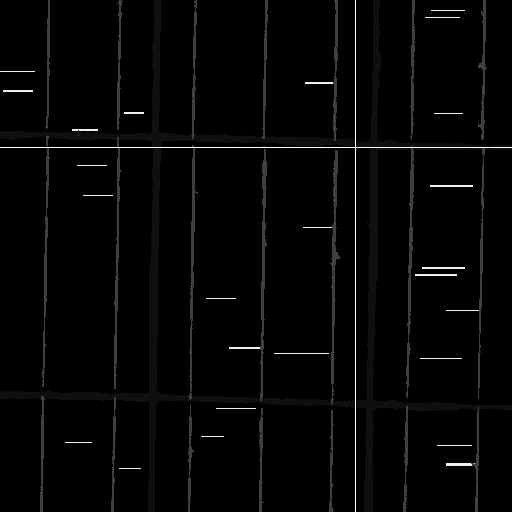
#> input picture team_2026-11-12_frontier/benchmark/out/masks_v11/masks/ARTS_00001_r4_c4.png, 512 x 512 px
$ python -i t5_precheck.py   (imports and definitions only)
#> lines starting #> are read from the running program, lines starting #| are printed output that depends on the picture; after the words box and inside, x2 and y2 are one past the last pixel; in counts of white or black regions, pixels touching at a corner belong together
#> further down, picture is the input picture: shape (512, 512); min 0, max 16, mean 0.32
"""T5 CPU pre-checks on the 532 cv5v2 pool cells (train + val; no test50, no e1).
A) stride quantisation ceiling for crack: best block-wise (2x2 / 4x4 aligned) reconstruction IoU of the GT.
B) single-channel cue separability: pixel AUROC crack vs negatives, overall, vs line-like structures, and on
   low-contrast crack px; per source for raw and the best cues.
"""
import sys, os, numpy as np
from PIL import Image
from scipy import ndimage as ndi
from skimage.filters import frangi

BENCH = os.path.expanduser("~/mtp/research/team_2026-11-12_frontier/benchmark")
IMG = os.path.expanduser("~/mtp/datasets/BenchmarkELimages/dataset_20211104")
# [1 line not run here, left out]
# [1 line that did not run here, left out]
# [1 line that did not run here, left out]
# [2 lines not run here, left out]

def img_path(stem):
    for d in ("images_train_original", "images_val"):
        p = f"{IMG}/{d}/{stem}.png"
        if os.path.exists(p):
            return p
    raise FileNotFoundError(stem)

CRACK, PAD, IGN = 14, 7, 255
LINES = (4, 5, 9, 15)  # ribbons, border, busbars, gridline

# ---------- A) quantisation ceiling ----------
qa = {}
# [3 lines not run here, left out]
gt_total = 0
# [16 lines not run here, left out]

# ---------- B) cue separability ----------
def liot_dark(I):
    """LIOT-style contrast-invariant count: number of the 32 (4 dirs x d=1..8) neighbours brighter than p."""
    P = np.pad(I, 8, mode="edge"); n = np.zeros(I.shape, np.int16)
    for d in range(1, 9):
        for dy, dx in ((0, -d), (0, d), (-d, 0), (d, 0)):
            n += (P[8 + dy:8 + dy + 512, 8 + dx:8 + dx + 512] > I)
    return n.astype(np.float32)

def hessian_ridge(I):
    out = np.zeros(I.shape, np.float32)
    for s in (1.0, 1.5, 2.0, 3.0):
        hxx = ndi.gaussian_filter(I, s, order=(0, 2)); hyy = ndi.gaussian_filter(I, s, order=(2, 0))
        hxy = ndi.gaussian_filter(I, s, order=(1, 1))
        tr = hxx + hyy; det = np.sqrt((hxx - hyy) ** 2 + 4 * hxy ** 2)
        l_hi = 0.5 * (tr + det)  # largest eigenvalue: positive across a dark line
        out = np.maximum(out, s * s * np.clip(l_hi, 0, None))
    return out

def notch(I):
    """Zero strong periodic peaks on the two frequency axes (finger / busbar periodicity), keep DC band."""
    F = np.fft.fft2(I); A = np.abs(F); M = np.ones_like(A)
    for axis in (0, 1):
        line = A[:, 0] if axis == 0 else A[0, :]
        med = np.median(line[4:-4]) + 1e-6
        idx = np.where(line > 5 * med)[0]
        idx = idx[(idx >= 4) & (idx <= 512 - 4)]
        for j in idx:
            if axis == 0:
                M[j, :] = 0
            else:
                M[:, j] = 0
    M[:4, :4] = M[:4, -4:] = M[-4:, :4] = M[-4:, -4:] = 1
    return np.real(np.fft.ifft2(F * M)).astype(np.float32)

def cues(I):
    I = I.astype(np.float32)
    med = ndi.median_filter(I, 15) + 1.0
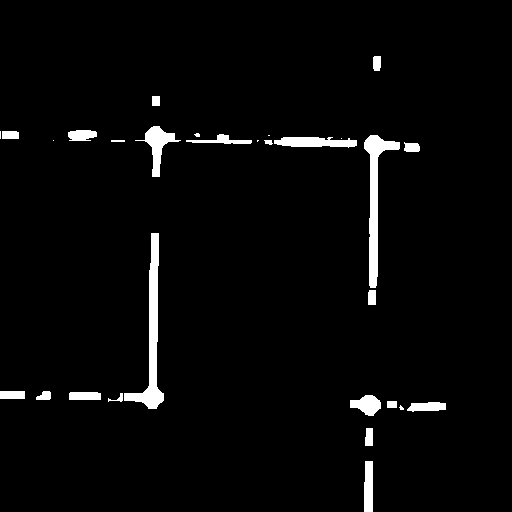
#> med: shape (512, 512) float32; values 1 (black) and 2 (white), 3.1% white; 29 white regions (7 under 20 px), largest, box (x1, y1, x2, y2) and area: (124, 233, 164, 409) 1832, (364, 135, 400, 288) 1585, (135, 126, 181, 177) 716
    clos = ndi.grey_closing(I, size=(9, 9))
    bc = ndi.zoom(ndi.maximum_filter(I, 8)[4::8, 4::8], 8, order=1)[:512, :512]
    J = notch(I)
#> in notch, `A = np.abs(F)`:
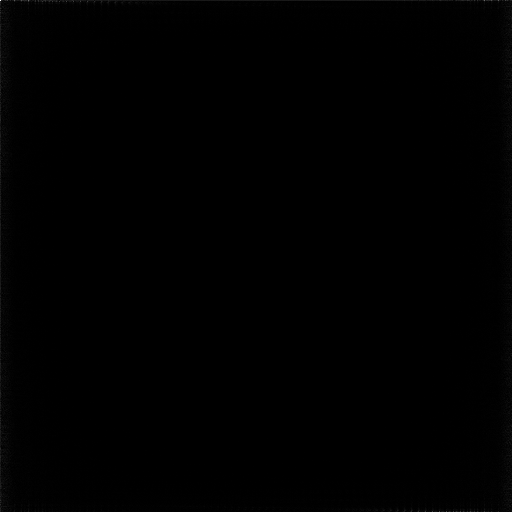
#> A: shape (512, 512) float64; min 0.392, max 83832, mean 290.6; drawn with min black and max white
#> the loop in notch, `for axis in (0, 1):` made 2 passes
#> (med, idx) on passes 1 to 2: (8208.1, [0]), (8221.1, [0])
#> after the loop in notch, `for axis in (0, 1):`: M: shape (512, 512) float64; every value is 1
    return {
        "raw_dark": -I,
        "rel_dark15": (med - I) / med,
        "blackhat9": clos - I,
        "blackhat9_rel": (clos - I) / (clos + 1.0),
        "hessian_ridge": hessian_ridge(I / med.mean()),
        "frangi": frangi(I, sigmas=(1, 1.5, 2, 2.5), black_ridges=True).astype(np.float32),
        "liot_count": liot_dark(I),
        "crackcue_coarse": (bc - I) / (bc + 1.0),
        "notch_blackhat9": ndi.grey_closing(J, size=(9, 9)) - J,
    }
#> the loop in hessian_ridge, `for s in (1.0, 1.5, 2.0, 3.0):` made 4 passes
#> pass 1, in hessian_ridge, `hxx = ndi.gaussian_filter(I, s, order=(0, 2))`:
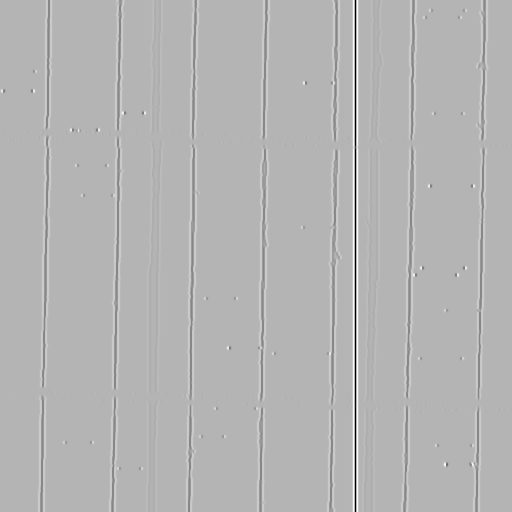
#> hxx: shape (512, 512) float32; min -6.19, max 2.56, mean -2.23e-05; drawn with min black and max white
#> pass 1, in hessian_ridge, `tr = hxx + hyy`:
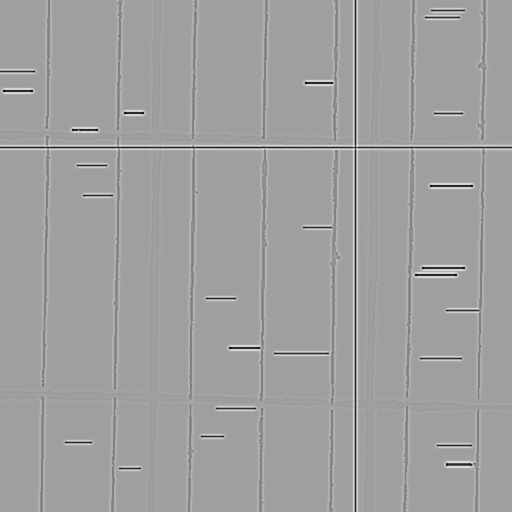
#> tr: shape (512, 512) float32; min -8.03, max 4.77, mean -4.47e-05; drawn with min black and max white
#> after the loop in hessian_ridge, `for s in (1.0, 1.5, 2.0, 3.0):`:
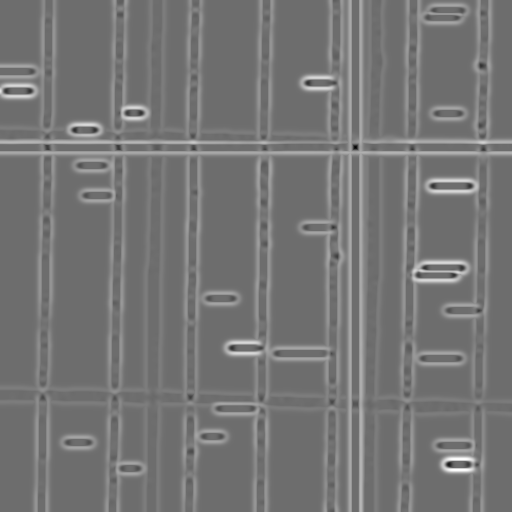
#> l_hi: shape (512, 512) float32; min -0.19, max 0.251, mean 0.0146; drawn with min black and max white
#> after the loop in hessian_ridge, `for s in (1.0, 1.5, 2.0, 3.0):`:
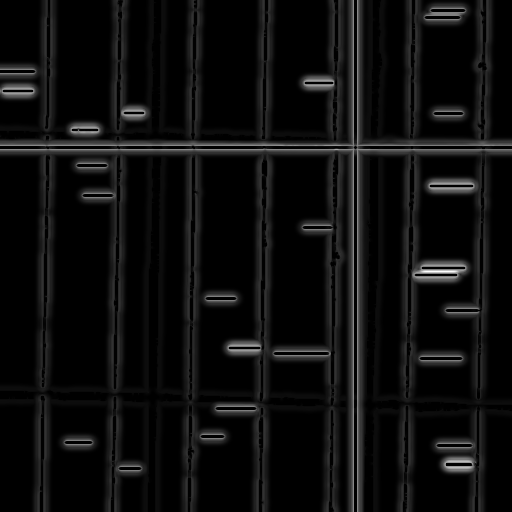
#> out: shape (512, 512) float32; min 0, max 4.71, mean 0.259; drawn with min black and max white
#> after the loop in liot_dark, `for d in range(1, 9):`:
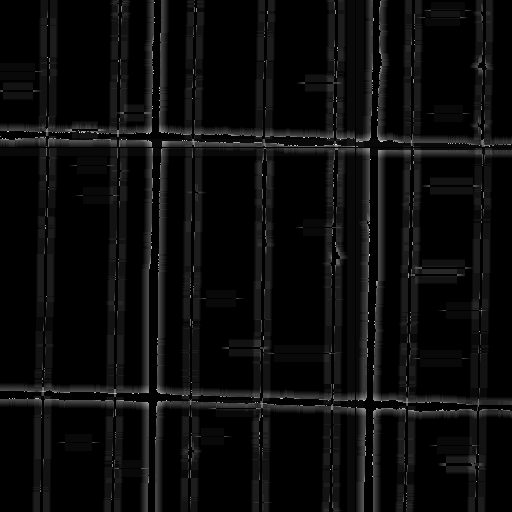
#> n: shape (512, 512) int16; min 0, max 26, mean 1.2; drawn with min black and max white

rng = np.random.default_rng(0)
store = {}  # cue -> lists
def add(key, arr):
    store.setdefault(key, []).append(arr)

n_cells = 0
# [19 lines not run here, left out]

def auroc(p, n):
    if p.size == 0 or n.size == 0:
        return float("nan")
    x = np.concatenate([p, n]); rk = ndi.rank_filter if False else None
    from scipy.stats import rankdata
    R = rankdata(x)[: p.size].sum()
    return (R - p.size * (p.size + 1) / 2) / (p.size * n.size)

def cat(name, kind, src=None):
    ks = [k for k in store if k[0] == name and k[1] == kind and (src is None or k[2] == src)]
    return np.concatenate([np.concatenate(store[k]) for k in ks]) if ks else np.array([])

names = sorted({k[0] for k in store})
srcs = sorted({k[2] for k in store})
# [7 lines not run here, left out]

>>> import cv2
>>> picture = cv2.imread('../../benchmark/out/masks_v11/masks/ARTS_00001_r4_c4.png', cv2.IMREAD_GRAYSCALE)
>>> result = cues(picture)
#> result = 9 items

$ run again, on team_2026-11-12_frontier/benchmark/out/masks_v11/masks/ARTS_00171_r1_c3.png
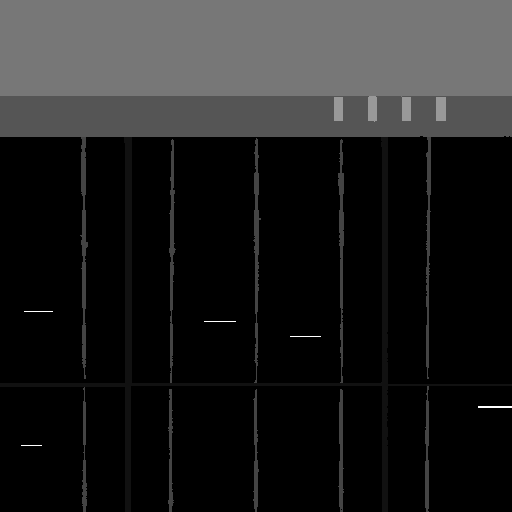
#> input picture team_2026-11-12_frontier/benchmark/out/masks_v11/masks/ARTS_00171_r1_c3.png, 512 x 512 px
#> picture is the input picture: shape (512, 512); min 0, max 15, mean 1.85
#> the loop in notch, `for axis in (0, 1):` made 2 passes
#> med on passes 1 to 2: 3208.2, 1299
#> after the loop in notch, `for axis in (0, 1):`:
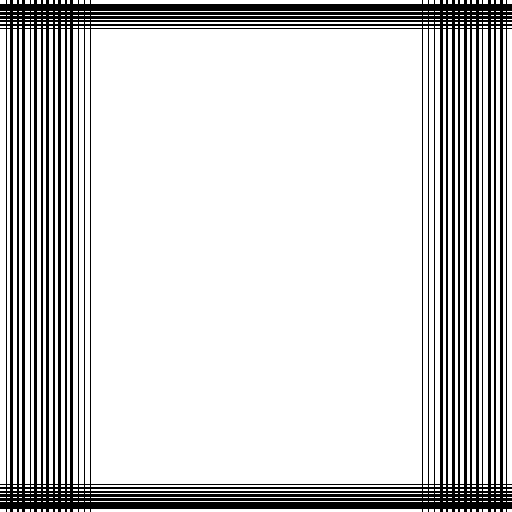
#> M: shape (512, 512) float64; values 0 (black) and 1 (white), 81.7% white; 1 black region, box (x1, y1, x2, y2) and area: (0, 0, 512, 512) 47944
#> after the loop in liot_dark, `for d in range(1, 9):`:
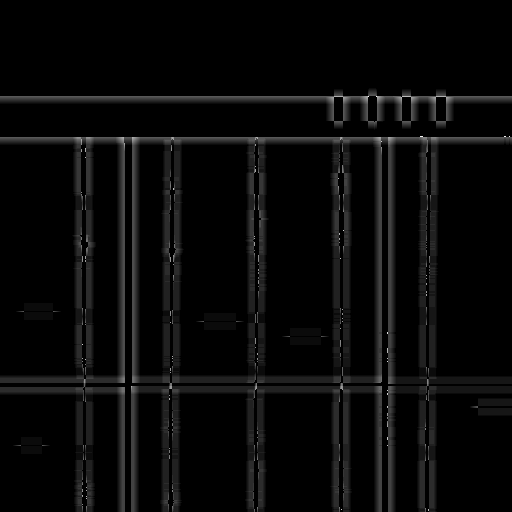
#> n: shape (512, 512) int16; min 0, max 23, mean 0.8; drawn with min black and max white
#> result = 9 items

$ run again, on team_2026-11-12_frontier/benchmark/out/masks_v11/masks/CFVS_00022_r11_c1.png
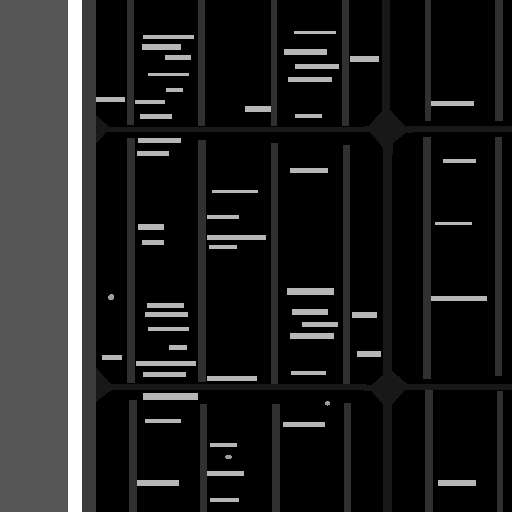
#> input picture team_2026-11-12_frontier/benchmark/out/masks_v11/masks/CFVS_00022_r11_c1.png, 512 x 512 px
#> picture is the input picture: shape (512, 512); min 0, max 21, mean 2.6
#> the loop in notch, `for axis in (0, 1):` made 2 passes
#> med on passes 1 to 2: 3787.5, 8438.7
#> after the loop in notch, `for axis in (0, 1):`:
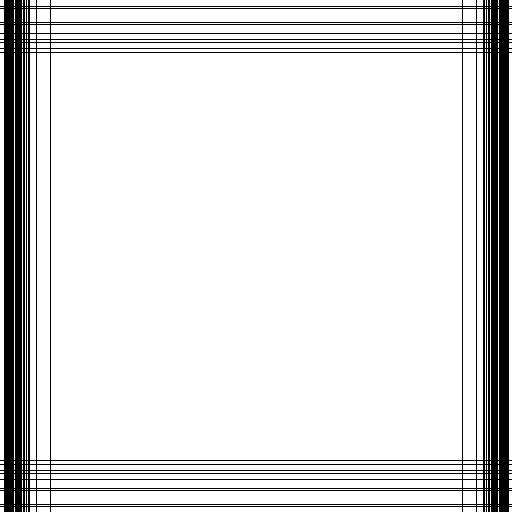
#> M: shape (512, 512) float64; values 0 (black) and 1 (white), 87.4% white; 1 black region, box (x1, y1, x2, y2) and area: (0, 0, 512, 512) 32928
#> after the loop in liot_dark, `for d in range(1, 9):`:
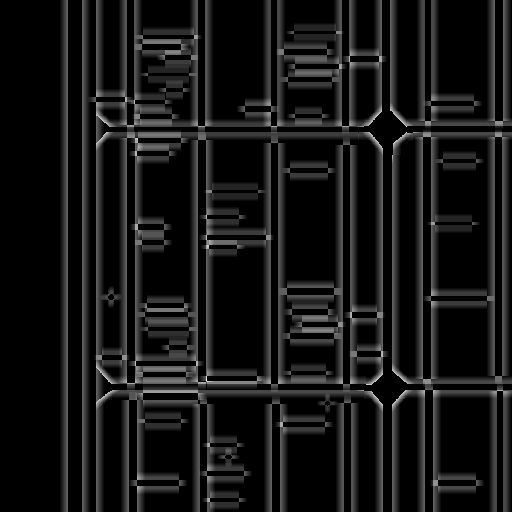
#> n: shape (512, 512) int16; min 0, max 21, mean 1.8; drawn with min black and max white
#> result = 9 items
